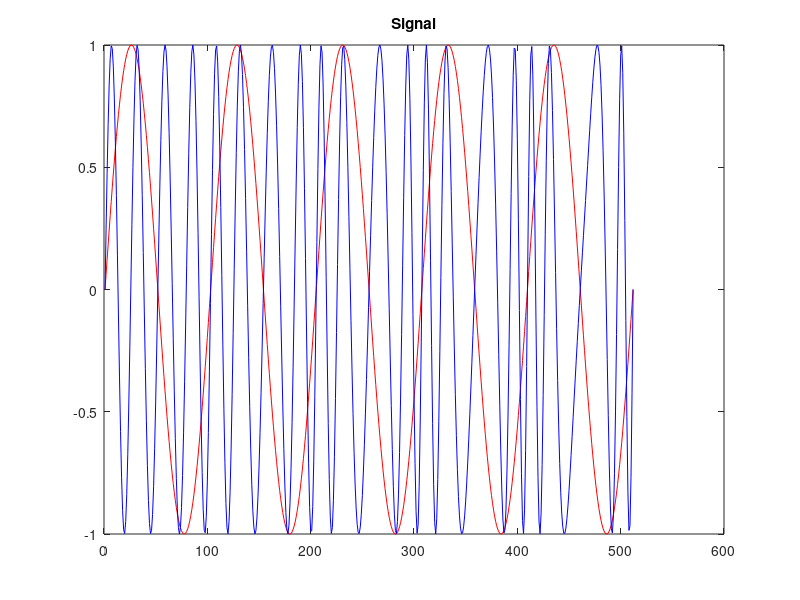

Write the MATLAB code that produced this figure.
tmax = 0.5;
fd = 512;
f1 = 10;
f2 = 40;
fd2 = fd/2;
t = linspace(0, 0.5, 512);
signal1 = sin(2*pi*t*f1);
signal2 = sin(2*pi*t.*(f2 + sin(2*pi*t*f1)));
%signal = ;
plot(signal1, 'r');
hold on
plot(signal2, 'b');
%plot(signal1, 'r');
%plot(-signal1, 'r');
hold off
title('Signal');
print 'signal/fm.png';
